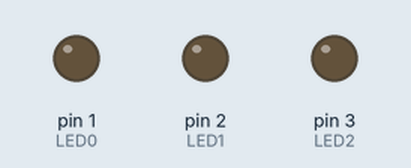
The sketch below on a simulated Arduino Uno, built with avr-gcc and run on an emulated ATmega328P. On the bench: output pins drawn as LEDs (lit = HIGH).

Above: at 0.5 s.
At 2.5 s:
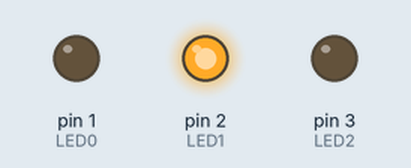
At 3.5 s:
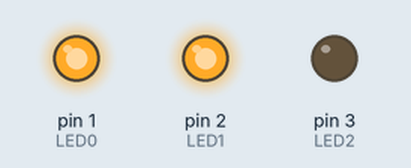
At 4.5 s:
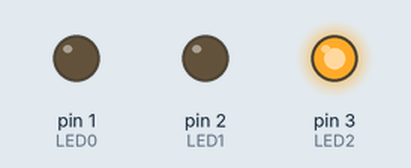
At 6.5 s:
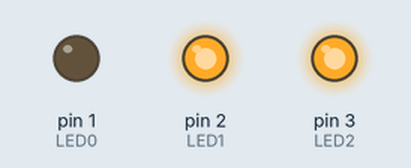
At 9.5 s:
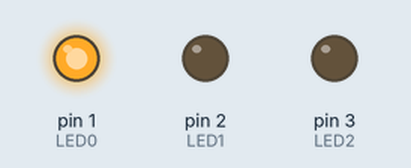
Timing chart, 0 to 10.4 s (numbered marks = the images above):
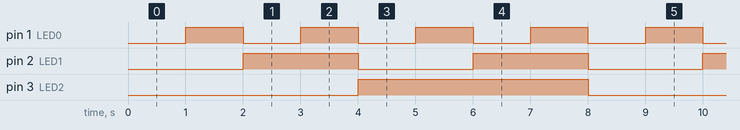

The sketch:

Challenge0.ino
```cpp
/*
   Christine Low
   Challenge #0
   Individual Evaluation Assignment
*/
#define LED0 1 // Bit 0 LED
#define LED1 2 // Bit 1 LED
#define LED2 3 // Bit 2 LED
void setup() {
  // set output pins for LEDs
  pinMode(LED0, OUTPUT);
  pinMode(LED1, OUTPUT);
  pinMode(LED2, OUTPUT);

  // initialize all LEDs off (display 0)
  digitalWrite(LED0, LOW);
  digitalWrite(LED1, LOW);
  digitalWrite(LED2, LOW);
}

int bitOneCount = 1;  // count to keep track of toggling bit 1 LED
int bitTwoCount = 1;  // count to keep track of toggling bit 2 LED

void loop() {
  //delay between lighting up LEDs
  delay(1000);

  // Toggle Bit 0 LED
  digitalWrite(LED0, !digitalRead(LED0));

  // Toggle Bit 1 LED
  if ( bitOneCount == 2 ) {
    digitalWrite(LED1, !digitalRead(LED1));
    bitOneCount = 0;
  }

  // Toggle Bit 2 LED
  if ( bitTwoCount == 4 ) {
    digitalWrite(LED2, !digitalRead(LED2));
    bitTwoCount = 0;
  }

  bitOneCount++;
  bitTwoCount++;
}
```

Measured:
- by itself, pin 1 (LED0): alternates HIGH for 1.0 s and LOW for 1.0 s
- by itself, pin 2 (LED1): alternates HIGH for 2.0 s and LOW for 2.0 s
- by itself, pin 3 (LED2): alternates HIGH for 4.0 s and LOW for 4.0 s
